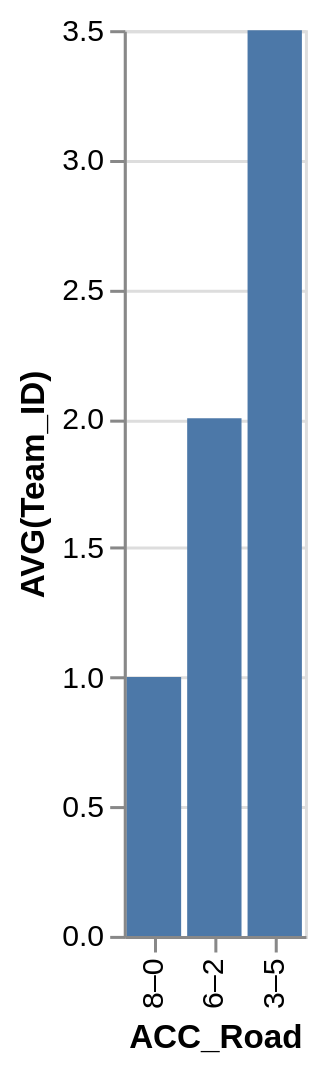

Write the Vega-Lite specification saved for this chart.
### Vega-Lite specification from a JSON file in a GitHub repository (floating-point values rounded to 4 significant figures)
{"data": {"values": [{"x_data": "8–0", "y_data": 1}, {"x_data": "6–2", "y_data": 2}, {"x_data": "3–5", "y_data": 3.5}]}, "mark": "bar", "encoding": {"x": {"field": "x_data", "type": "nominal", "title": "ACC_Road", "sort": {"op": "sum", "field": "y_data", "order": "ascending"}}, "y": {"field": "y_data", "type": "quantitative", "title": "AVG(Team_ID)"}}}
